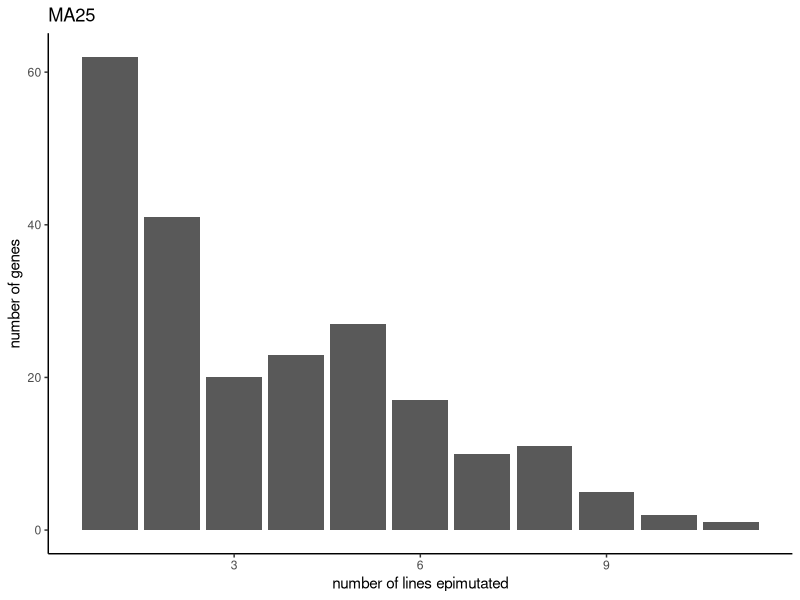
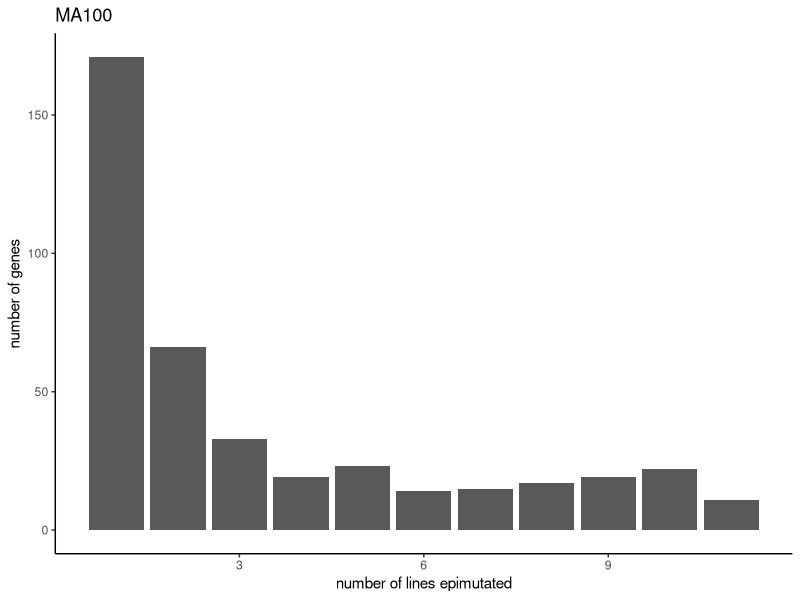
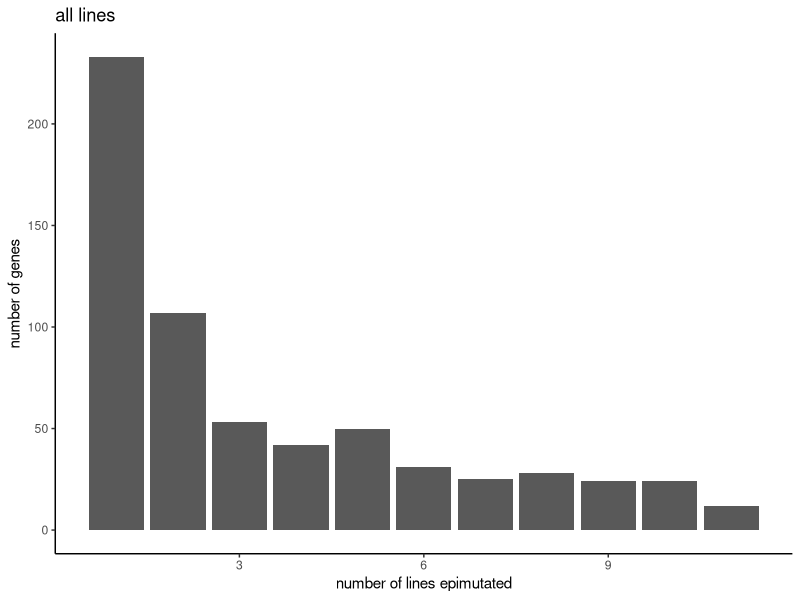
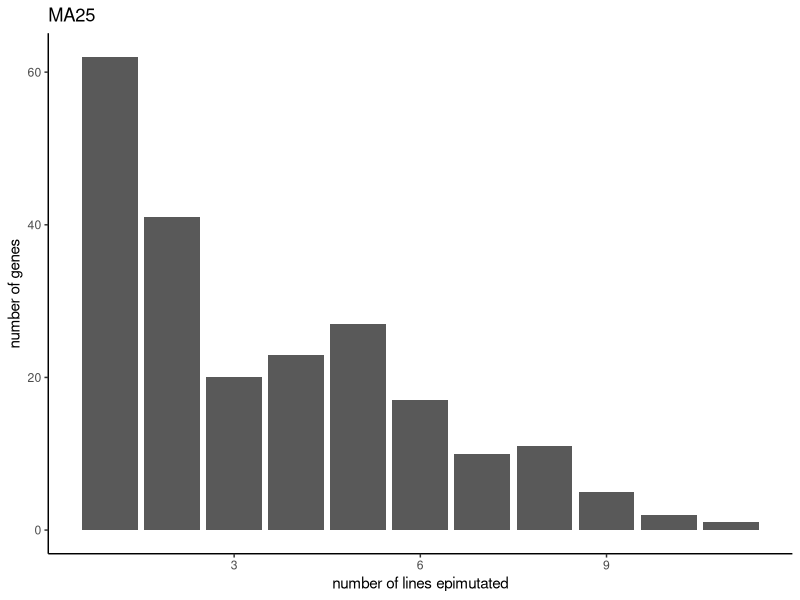
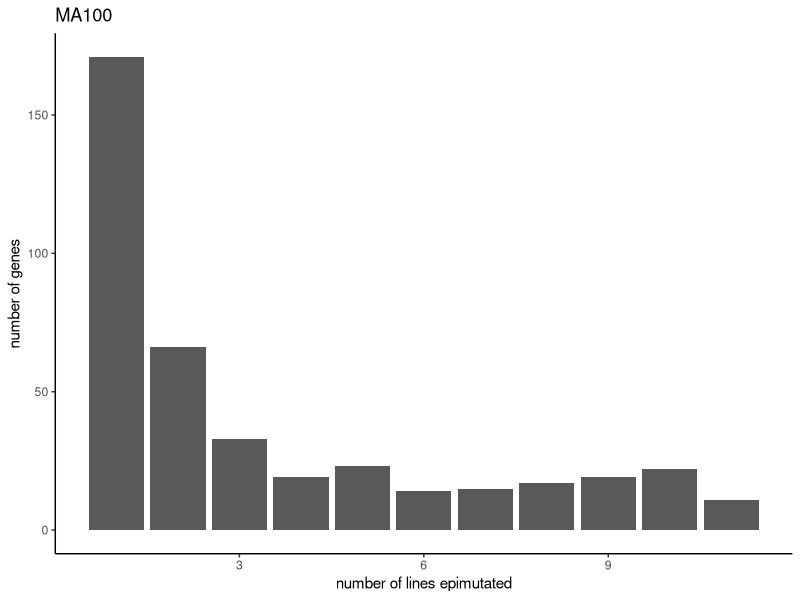
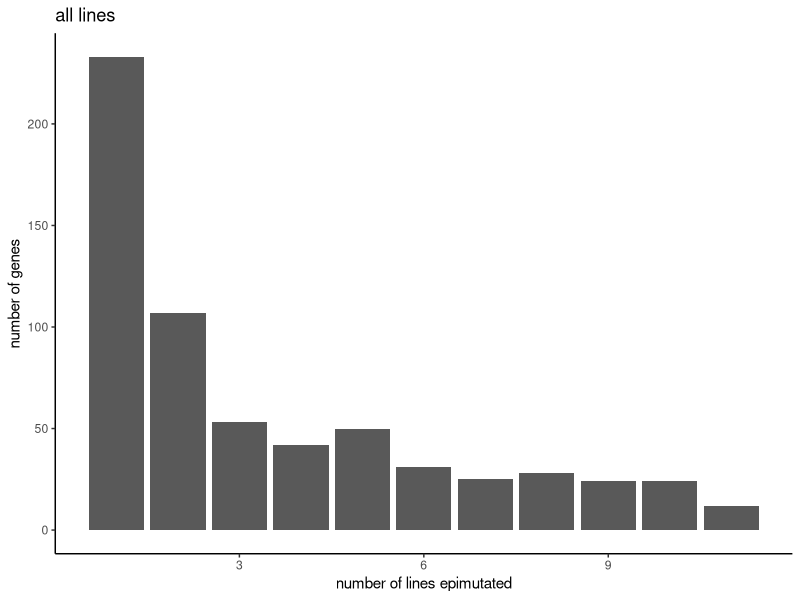

These charts were generated, in order, by the following R code:
## ---- chunk 1

library(ggplot2)
setwd("/Users/ab6415/Documents/Work_laptop_stuff/Bioinformatics/Analysis/EpiMALs_PAPER_ANALYSES/03_Figure1")
epimut_data<-read.table("k-means_segmentation_epimutable_genes.txt")


epimut_data_25100<-epimut_data[,25:47]

epimut_data_25100["Y71F9AL.5",][13:23]

calculate_numberoflines_epimutated<-function(row){
  pma<-as.numeric(row[12])
  gen25<-as.numeric(row[1:11])
  return(sum(abs(gen25-pma)))
}

length(which(apply(epimut_data_25100,MARGIN = 1,FUN=calculate_numberoflines_epimutated)>0))
gen25_epimuts_per_line<-data.frame(numlines=apply(epimut_data_25100,MARGIN = 1,FUN=calculate_numberoflines_epimutated))
gen25_epimuts_per_line<-data.frame(numlines=gen25_epimuts_per_line[which(gen25_epimuts_per_line$numlines>0),])

ggplot(gen25_epimuts_per_line)+geom_bar(aes(x=numlines))+
  xlab("number of lines epimutated")+
  ylab("number of genes")+
  theme_classic()+
  ggtitle("MA25")
ggsave("epimutations_per_line_distribution_MA25.pdf")



calculate_numberoflines_epimutated<-function(row){
  pma<-as.numeric(row[11])
  gen100<-as.numeric(row[13:23])
  return(sum(abs(gen100-pma)))
}

length(which(apply(epimut_data_25100,MARGIN = 1,FUN=calculate_numberoflines_epimutated)>0))
gen100_epimuts_per_line<-data.frame(numlines=apply(epimut_data_25100,MARGIN = 1,FUN=calculate_numberoflines_epimutated))
gen100_epimuts_per_line<-data.frame(numlines=gen100_epimuts_per_line[which(gen100_epimuts_per_line$numlines>0),])

ggplot(gen100_epimuts_per_line)+geom_bar(aes(x=numlines))+
  xlab("number of lines epimutated")+
  ylab("number of genes")+
  theme_classic()+
  ggtitle("MA100")
ggsave("epimutations_per_line_distribution_MA100.pdf")




gen25100_epimuts_per_line<-rbind(gen25_epimuts_per_line,gen100_epimuts_per_line)

ggplot(gen25100_epimuts_per_line)+geom_bar(aes(x=numlines))+
  xlab("number of lines epimutated")+
  ylab("number of genes")+
  theme_classic()+
  ggtitle("all lines")
ggsave("epimutations_per_line_distribution.pdf")

